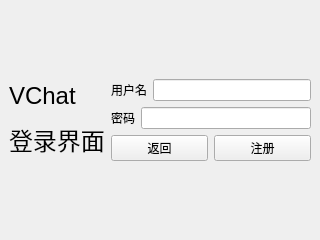
<?xml version="1.0" encoding="UTF-8"?>
<ui version="4.0">
 <class>RegisterWindow</class>
 <widget class="QMainWindow" name="RegisterWindow">
  <property name="geometry">
   <rect>
    <x>0</x>
    <y>0</y>
    <width>320</width>
    <height>240</height>
   </rect>
  </property>
  <property name="windowTitle">
   <string>注册</string>
  </property>
  <widget class="QWidget" name="centralwidget">
   <layout class="QGridLayout" name="gridLayout_2">
    <item row="0" column="0">
     <widget class="QLabel" name="label">
      <property name="sizePolicy">
       <sizepolicy hsizetype="Fixed" vsizetype="Preferred">
        <horstretch>0</horstretch>
        <verstretch>0</verstretch>
       </sizepolicy>
      </property>
      <property name="text">
       <string>&lt;html&gt;&lt;head/&gt;&lt;body&gt;&lt;p&gt;&lt;span style=&quot; font-size:18pt;&quot;&gt;VChat&lt;/span&gt;&lt;/p&gt;&lt;p&gt;&lt;span style=&quot; font-size:18pt;&quot;&gt;登录界面&lt;/span&gt;&lt;/p&gt;&lt;/body&gt;&lt;/html&gt;</string>
      </property>
     </widget>
    </item>
    <item row="0" column="1">
     <layout class="QVBoxLayout" name="verticalLayout">
      <item>
       <layout class="QHBoxLayout" name="horizontalLayout_3">
        <item>
         <widget class="QLabel" name="label_2">
          <property name="text">
           <string>用户名</string>
          </property>
         </widget>
        </item>
        <item>
         <widget class="QLineEdit" name="lineEdit"/>
        </item>
       </layout>
      </item>
      <item>
       <layout class="QHBoxLayout" name="horizontalLayout_2">
        <item>
         <widget class="QLabel" name="label_3">
          <property name="text">
           <string>密码</string>
          </property>
         </widget>
        </item>
        <item>
         <widget class="QLineEdit" name="lineEdit_2"/>
        </item>
       </layout>
      </item>
      <item>
       <layout class="QHBoxLayout" name="horizontalLayout">
        <item>
         <widget class="QPushButton" name="pushButton_2">
          <property name="text">
           <string>返回</string>
          </property>
         </widget>
        </item>
        <item>
         <widget class="QPushButton" name="pushButton">
          <property name="text">
           <string>注册</string>
          </property>
         </widget>
        </item>
       </layout>
      </item>
     </layout>
    </item>
   </layout>
  </widget>
 </widget>
 <resources/>
 <connections/>
</ui>
